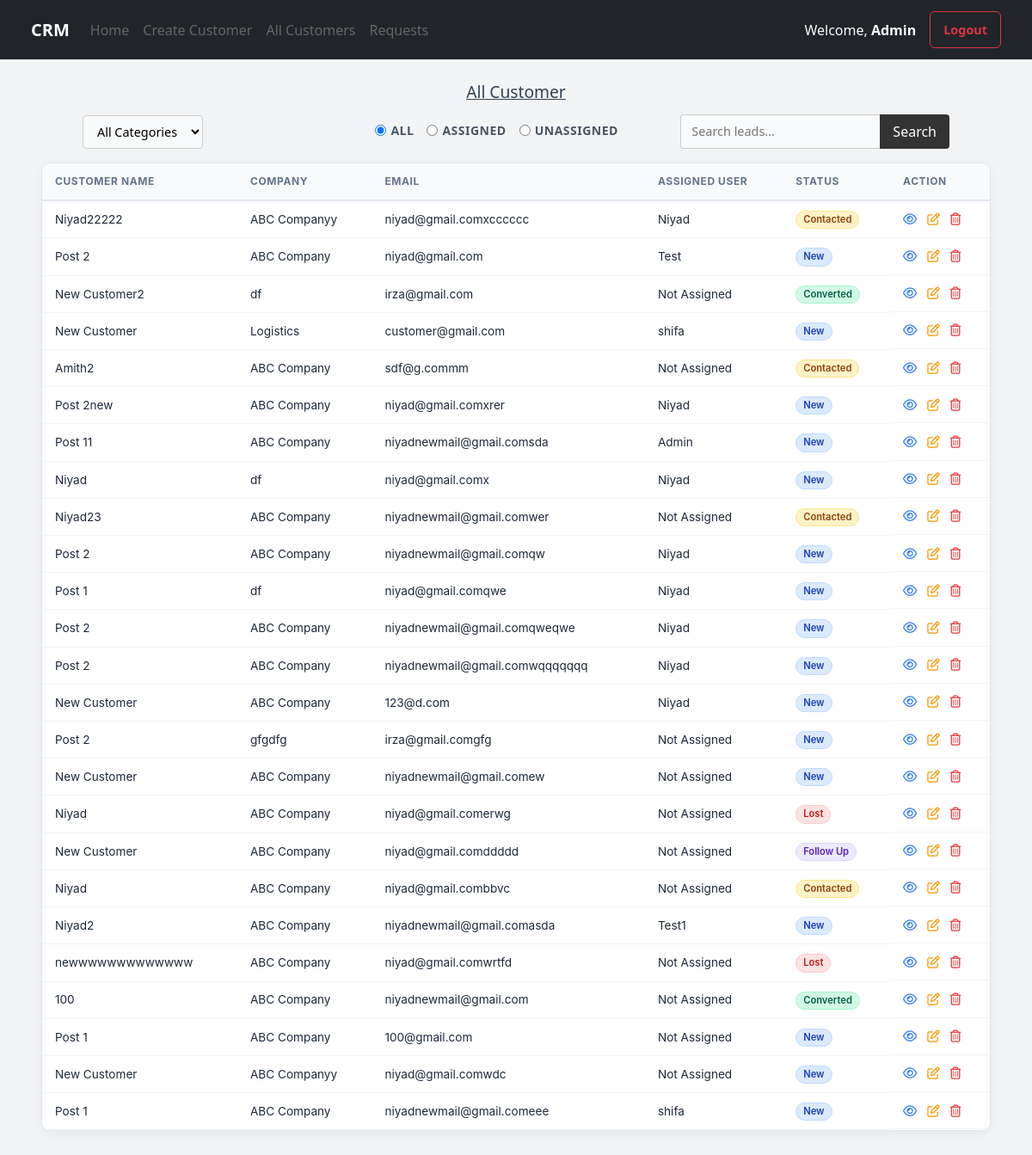
/customer-list/ (signed in), run on an earlier commit of the app's database.
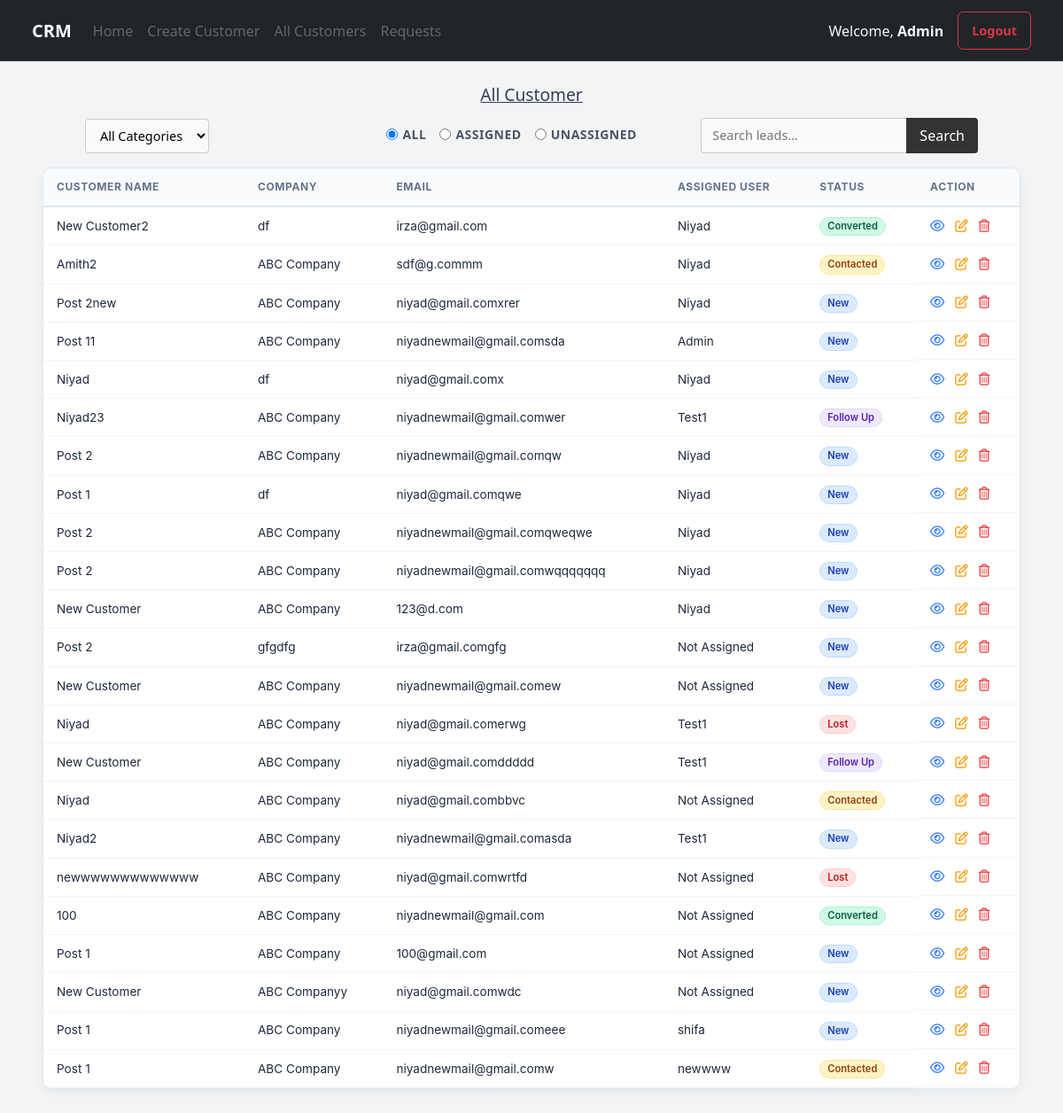
And on a later commit of the database.
### crm/models.py (models this page shows, shortened)
class Customer(models.Model):
    name =  models.CharField(max_length=100)
    email = models.EmailField(unique=True)
    phone = models.IntegerField()
    company = models.CharField(max_length=100, blank=True)
    lead_status = models.CharField(max_length=20, choices=LEAD_STATUS, default='new')
    favorite_category = models.CharField(max_length=50,choices=CATEGORY_CHOICES)
    assigned_user = models.ForeignKey(User, on_delete=models.CASCADE, related_name='customers',blank=True,null=True)
    created_at = models.DateTimeField(auto_now_add=True)

### crm/views.py (the view, shortened to what this page needs)
# urls.py: path('customer-list/',customer_list,name="customer-list"),
def customer_list(request):
    if not request.user.is_active:
        return redirect('login')
    status_value = request.GET.get('status','all_category')
    customer_filter = request.GET.get('customer_filter','all')
    if request.user.is_superuser:
        if customer_filter == 'assigned':
            customer_list = Customer.objects.filter(assigned_user__isnull=False)
        elif customer_filter == 'unassigned':
            customer_list = Customer.objects.filter(assigned_user__isnull=True)
        elif status_value == 'new':
            customer_list = Customer.objects.filter(lead_status=status_value)
        elif status_value == 'contacted':
            customer_list = Customer.objects.filter(lead_status=status_value)
        elif status_value == 'follow_up':
            customer_list = Customer.objects.filter(lead_status=status_value)
        elif status_value == 'converted':
            customer_list = Customer.objects.filter(lead_status=status_value)
        elif status_value == 'lost':
            customer_list = Customer.objects.filter(lead_status=status_value)
        else:
            customer_list = Customer.objects.all()
    return render(request,'customer_list.html',{'customer_list':customer_list,'active_filter':customer_filter,'active_status_value':status_value})

### templates/customer_list.html (shortened to what this page needs)
{% extends 'base.html' %}
{% block navbar %}
    {% include 'navbar.html' %}
{% endblock navbar %}
{% block content %}
    {% if user.is_superuser or user.is_active %}
        <h3 class="dashboard-title">All Customer</h3>
        <div class="{% if user.super_user %} filter-toolbar {% else %} filter-toolbar2 {% endif %}">
            <div class="toolbar-item">
                <form method="get" action="{% url 'customer-list' %}">
                    <select class="custom-select" name="status"  onchange="this.form.submit()">
                        <option value="all_category" {% if active_status_value == 'all_category' %}selected{% endif %}>All Categories</option>
                    </select>
                </form>
            </div>
            {% if user.is_superuser %}
                <div class="toolbar-item" style="padding-left: 8rem;">
                    <form method="get" action="{% url 'customer-list' %}" class="radio-group">
                        <label class="radio-label">
                            <input onchange="this.form.submit()" type="radio" name="customer_filter" value="all" {% if active_filter == 'all' %} checked {% endif %}>
                            <span>All</span>
                        </label>
                        <label class="radio-label">
                            <input type="radio" onchange="this.form.submit()" name="customer_filter" value="assigned" {% if active_filter == 'assigned' %} checked {% endif %}>
                            <span>Assigned</span>
                        </label>
                        <label class="radio-label">
                            <input type="radio" onchange="this.form.submit()" name="customer_filter" value="unassigned" {% if active_filter == 'unassigned' %} checked {% endif %}>
                            <span>Unassigned</span>
                        </label>
                    </form>
                </div>
            {% endif %}
            <div class="toolbar-item">
                <div class="search-container">
                    <input type="text" placeholder="Search leads..." class="search-input">
                    <button class="search-btn">Search</button>
                </div>
            </div>
        </div>
    {% else %}
        <h3 class="dashboard-title">Your Customer</h3>
    {% endif %}
    <div class="table-wrapper">
        <table>
            <thead>
                <tr>
                    <th>Customer Name</th>
                    <th>Company</th>
                    <th>Email</th>
                    <th>Assigned User</th>
                    <th>Status</th>
                    <th>Action</th>
                </tr>
            </thead>
            <tbody>
                {% for item in customer_list %}
                <tr>
                    <td>{{item.name}}</td>
                    <td>{{item.company}}</td>
                    <td>{{item.email}}</td>
                    <td>{{item.assigned_user|default:"Not Assigned"}}</td>
                    <td><span class="badge status-{{item.lead_status}}">{{item.get_lead_status_display}}</span></td>
                    <td class="action-group">
                        <button type="button" data-bs-toggle="modal" data-bs-target="#exampleModal{{item.id}}" class="action-btn btn-view" title="View Details">
                            <i class="fa-regular fa-eye"></i>
                        </button>
                        <a href="{% url 'edit-customer' item.id %}" class="action-btn btn-edit" title="Edit Customer">
                            <i class="fa-regular fa-pen-to-square"></i>
                        </a>
                        {% if user.is_superuser %}
                       <button type="button" data-bs-toggle="modal" data-bs-target="#delete{{item.id}}" class="action-btn btn-delete" title="Delete Customer">
                            <i class="fa-regular fa-trash-can"></i>
                       </button>
                        {% endif %}
                    </td>
                </tr>
                {% endfor %}
            </tbody>
        </table>
    </div>
{% endblock content %}

### templates/base.html (shortened to what this page needs)
{% load static %}
<!DOCTYPE html>
<html lang="en">
<head>
    <link href="https://cdn.jsdelivr.net/npm/bootstrap@5.3.0/dist/css/bootstrap.min.css" rel="stylesheet">
    <link rel="stylesheet" href="{% static 'css/login.css' %}">
    <link rel="stylesheet" href="{% static 'css/navbar.css' %}">
    <link rel="stylesheet" href="{% static 'css/requests.css' %}">
    <link rel="stylesheet" href="{% static 'css/create_customer.css' %}">
    <link rel="stylesheet" href="{% static 'css/home.css' %}">
    <link rel="stylesheet" href="{% static 'css/customer_list.css' %}">
    <link rel="stylesheet" href="https://cdnjs.cloudflare.com/ajax/libs/font-awesome/6.4.0/css/all.min.css">
</head>
<body>
    <nav>
        {% block navbar %}
        {% endblock navbar %}
    </nav>
    <main>
        {% block content %}
        {% endblock content %}
    </main>
</body>
</html>

### templates/navbar.html (shortened to what this page needs)
{% block navbar %}
<nav class="navbar navbar-expand-lg navbar-dark bg-dark px-4">
    <div class="container-fluid">
        <a class="navbar-brand fw-bold" href="/">CRM</a>
        <div class="collapse navbar-collapse" id="navbarNav">
            <ul class="navbar-nav me-auto mb-2 mb-lg-0">
                <li class="nav-item"><a class="nav-link" href="/">Home</a></li>
                {% if user.is_active %}
                    <li class="nav-item"><a class="nav-link" href="{% url 'create-customer' %}">Create Customer</a></li>
                    <li class="nav-item">
                        <a class="nav-link" href="{% url 'customer-list' %}">
                            {% if user.is_superuser %}All Customers{% else %}Your Customers{% endif %}
                        </a>
                    </li>
                    {% if user.is_superuser %}
                        <li class="nav-item"><a class="nav-link" href="{% url 'requests' %}">Requests</a></li>
                    {% endif %}
                {% endif %}
            </ul>
            <div class="d-flex align-items-center">
                {% if user.is_authenticated %}
                    <span class="navbar-text me-3 text-light">
                        Welcome, <strong>{{ user.username }}</strong>
                    </span>
                    <form action="{% url 'logout' %}" method="post" class="m-0">
                        <button type="submit" class="btn btn-outline-danger btn-sm">Logout</button>
                    </form>
                {% else %}
                    <a href="{% url 'login' %}" class="btn btn-primary btn-sm">Login</a>
                {% endif %}
            </div>
        </div>
    </div>
</nav>
{% endblock navbar %}

### static/css/navbar.css (style rules this page uses)
.navbar { background-color: #ffffff; border-bottom: 1px solid #e0e0e0; padding: 0.8rem 2rem; position: sticky; top: 0; z-index: 1000; }
.nav-link { text-decoration: none; color: #666; font-weight: 500; transition: color 0.3s; }

### static/css/requests.css (style rules this page uses)
body { background-color: #f3f4f6; }

### static/css/create_customer.css (style rules this page uses)
label { font-size: 0.7rem; font-weight: 700; color: #4b5563; margin-bottom: 3px; text-transform: uppercase; letter-spacing: 0.5px; }
input, select { padding: 8px 10px; border: 1px solid #e5e7eb; border-radius: 6px; font-size: 0.9rem; background-color: #f9fafb; }
.btn { padding: 10px 15px; font-size: 0.9rem; border-radius: 6px; font-weight: 600; cursor: pointer; }

### static/css/home.css (style rules this page uses)
h3.dashboard-title { text-align: center; font-size: 1.2rem; color: #334155; padding-top: 25px; margin-bottom: 0px; width: 100%; text-decoration: underline; }

### static/css/customer_list.css (style rules this page uses)
.table-wrapper { background: #ffffff; border-radius: 10px; box-shadow: 0 4px 12px rgba(0, 0, 0, 0.05); overflow: hidden; border: 1px solid #e2e8f0; display: flex; flex-direction: column; margin: 3rem; margin-top: 1rem; }
table { width: 100%; border-collapse: collapse; text-align: left; font-family: 'Inter', sans-serif; }
thead { background-color: #f8fafc; position: sticky; top: 0; z-index: 10; }
th { padding: 12px 15px; font-size: 0.75rem; text-transform: uppercase; letter-spacing: 0.05em; color: #64748b; border-bottom: 2px solid #e2e8f0; }
td { padding: 10px 15px; font-size: 0.85rem; color: #1e293b; border-bottom: 1px solid #f1f5f9; white-space: nowrap; }
.status-new { background-color: #dbeafe; color: #1e40af; border: 1px solid #bfdbfe; }
.status-contacted { background-color: #fef3c7; color: #92400e; border: 1px solid #fde68a; }
.status-follow_up { background-color: #ede9fe; color: #5b21b6; border: 1px solid #ddd6fe; }
.status-converted { background-color: #d1fae5; color: #065f46; border: 1px solid #a7f3d0; }
.status-lost { background-color: #fee2e2; color: #b91c1c; border: 1px solid #fecaca; }
.btn-view { color: #2563eb; text-decoration: none; font-weight: 600; font-size: 0.8rem; }
.action-group { display: flex; gap: 12px; align-items: center; }
.action-btn { font-size: 0.9rem; transition: all 0.2s ease; text-decoration: none; cursor: pointer; border: none; background: none; padding: 0; }
.btn-view { color: #3b82f6; }
.btn-edit { color: #f59e0b; }
.btn-delete { color: #ef4444; }
.action-btn { position: relative; }
.filter-toolbar2 { display: flex; flex-direction: row; align-items: center; justify-content: space-between; gap: 20px; padding: 15px; padding-bottom: 0px; padding-right: 6rem; padding-left: 6rem; }
.toolbar-item { display: flex; align-items: center; }
.radio-group { display: flex; gap: 15px; margin: 0; }
.radio-label { display: flex; align-items: center; gap: 5px; cursor: pointer; font-size: 14px; }
.custom-select, .search-input { padding: 8px 12px; border: 1px solid #ccc; border-radius: 4px; }
.search-container { display: flex; }
.search-btn { padding: 8px 15px; background-color: #333; color: white; border: none; border-radius: 0 4px 4px 0; cursor: pointer; }
.search-input { border-radius: 4px 0 0 4px; border-right: none; }

What changed in the data, as far as the page shows it:
removed Customer: name "Niyad22222", company "ABC Companyy", email "niyad@gmail.comxcccccc", assigned_user "Niyad", lead_status "Contacted"
removed Customer: name "Post 2", company "ABC Company", email "niyad@gmail.com", assigned_user "Test", lead_status "New"
removed Customer: name "New Customer", company "Logistics", email "customer@gmail.com", assigned_user "shifa", lead_status "New"
changed Customer "New Customer2": assigned_user "Not Assigned" → "Niyad"
changed Customer "Amith2": assigned_user "Not Assigned" → "Niyad"
changed Customer "Niyad23": assigned_user "Not Assigned" → "Test1"; lead_status "Contacted" → "Follow Up"
changed Customer "niyad@gmail.comerwg": assigned_user "Not Assigned" → "Test1"
changed Customer "niyad@gmail.comddddd": assigned_user "Not Assigned" → "Test1"
added Customer: name "Post 1", company "ABC Company", email "niyadnewmail@gmail.comw", assigned_user "newwww", lead_status "Contacted"
